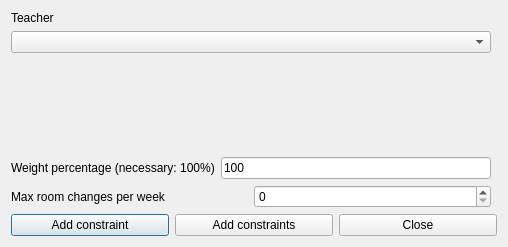
<?xml version="1.0" encoding="UTF-8"?>
<ui version="4.0">
 <class>AddConstraintTeacherMaxRoomChangesPerWeekForm_template</class>
 <widget class="QDialog" name="AddConstraintTeacherMaxRoomChangesPerWeekForm_template">
  <property name="geometry">
   <rect>
    <x>0</x>
    <y>0</y>
    <width>508</width>
    <height>247</height>
   </rect>
  </property>
  <property name="windowTitle">
   <string extracomment="This is the title of the dialog to add a new constraint of this type">Add teacher max room changes per week</string>
  </property>
  <layout class="QGridLayout">
   <item row="4" column="0" colspan="2">
    <layout class="QHBoxLayout">
     <item>
      <widget class="QPushButton" name="addConstraintPushButton">
       <property name="text">
        <string>Add constraint</string>
       </property>
      </widget>
     </item>
     <item>
      <widget class="QPushButton" name="addConstraintsPushButton">
       <property name="text">
        <string>Add constraints</string>
       </property>
      </widget>
     </item>
     <item>
      <widget class="QPushButton" name="closePushButton">
       <property name="text">
        <string>Close</string>
       </property>
      </widget>
     </item>
    </layout>
   </item>
   <item row="0" column="0">
    <layout class="QVBoxLayout">
     <item>
      <widget class="QLabel" name="studentsTextLabel">
       <property name="frameShape">
        <enum>QFrame::NoFrame</enum>
       </property>
       <property name="frameShadow">
        <enum>QFrame::Plain</enum>
       </property>
       <property name="text">
        <string>Teacher</string>
       </property>
       <property name="wordWrap">
        <bool>false</bool>
       </property>
      </widget>
     </item>
     <item>
      <widget class="QComboBox" name="teachersComboBox">
       <property name="editable">
        <bool>false</bool>
       </property>
       <property name="insertPolicy">
        <enum>QComboBox::NoInsert</enum>
       </property>
       <property name="duplicatesEnabled">
        <bool>false</bool>
       </property>
      </widget>
     </item>
    </layout>
   </item>
   <item row="2" column="0">
    <layout class="QHBoxLayout">
     <item>
      <widget class="QLabel" name="weightTextLabel">
       <property name="frameShape">
        <enum>QFrame::NoFrame</enum>
       </property>
       <property name="frameShadow">
        <enum>QFrame::Plain</enum>
       </property>
       <property name="text">
        <string>Weight percentage (necessary: 100%)</string>
       </property>
       <property name="wordWrap">
        <bool>false</bool>
       </property>
      </widget>
     </item>
     <item>
      <widget class="QLineEdit" name="weightLineEdit">
       <property name="text">
        <string notr="true">100</string>
       </property>
      </widget>
     </item>
    </layout>
   </item>
   <item row="3" column="0">
    <layout class="QHBoxLayout">
     <item>
      <widget class="QLabel" name="textLabel1">
       <property name="text">
        <string>Max room changes per week</string>
       </property>
       <property name="wordWrap">
        <bool>false</bool>
       </property>
      </widget>
     </item>
     <item>
      <widget class="QSpinBox" name="maxChangesSpinBox"/>
     </item>
    </layout>
   </item>
   <item row="1" column="0">
    <spacer name="spacer1">
     <property name="orientation">
      <enum>Qt::Vertical</enum>
     </property>
     <property name="sizeType">
      <enum>QSizePolicy::Expanding</enum>
     </property>
     <property name="sizeHint" stdset="0">
      <size>
       <width>20</width>
       <height>21</height>
      </size>
     </property>
    </spacer>
   </item>
  </layout>
 </widget>
 <layoutdefault spacing="6" margin="11"/>
 <resources/>
 <connections/>
</ui>
